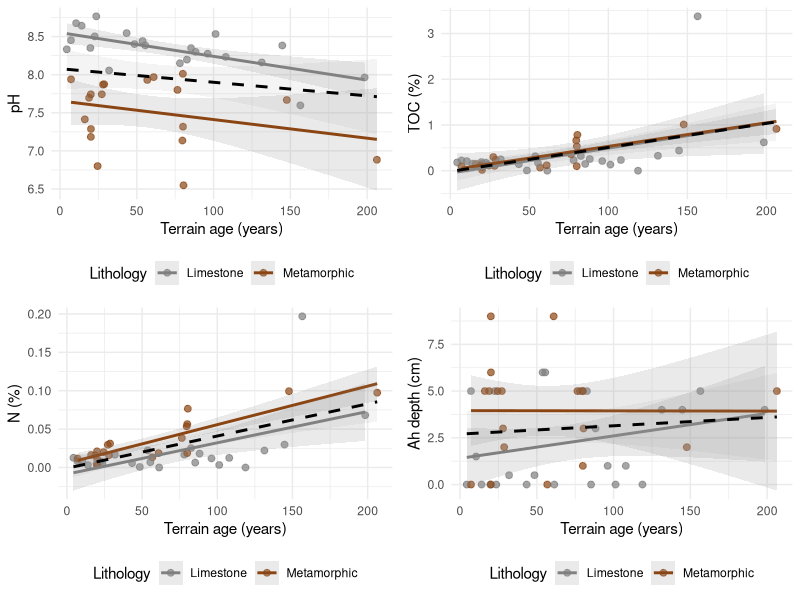
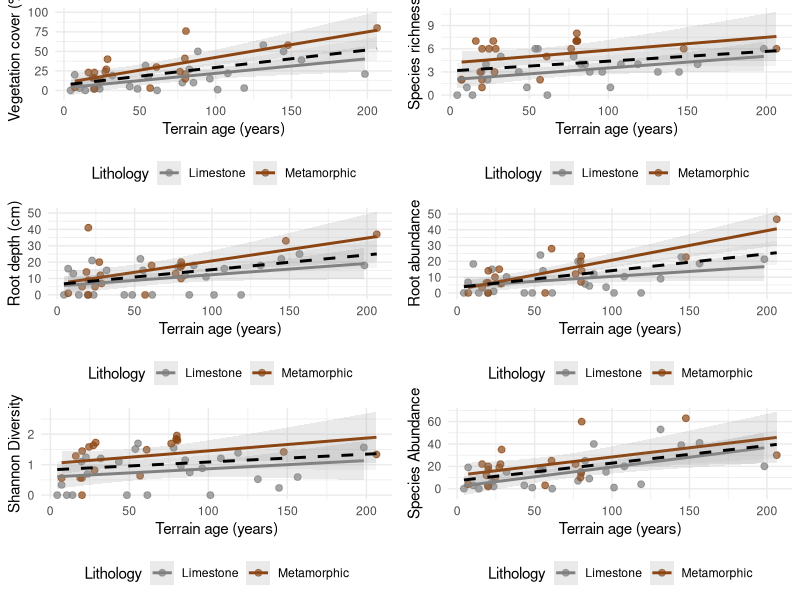

These charts were generated, in order, by the following R code:
# ##############################################################
# Linear Regression: Age vs Soil and Vegetation Properties
# by Lithology, with Outlier Diagnostics
# ##############################################################
# This script tests the relationship between terrain age and
# each soil/vegetation property, split by lithology. It includes
# residual diagnostics, Cook's distance outlier detection, and
# interaction tests for slope differences between lithologies.
#
# 1. Residual normality checks and transformations for TOC and N
# 2. Cook's distance outlier analysis for limestone TOC and N
# 3. Linear regression table: intercept, slope, p-value, R²,
#    and p(b1=b2) per property per lithology, saved as Word table
# 4. Scatterplots with regression lines per lithology and
#    combined 
#
# Input: Sulden_data.xlsx
# Output: regression_table.docx
#         regression_age_table.csv
#         age_vs_soil_by_lithology.png
#         age_vs_vegetation_by_lithology.png
# ##############################################################

library(tidyverse)
library(readxl)
library(gridExtra)
library(flextable)
library(officer)

df <- read_excel("Sulden_data.xlsx")

lith_colors <- c("Limestone" = "grey50", "Metamorphic" = "#8B4513")

all_vars <- c("ph_15", "TOC_15", "N_15", "depth_Ah",
              "vegetation_cover", "species_richness", "rootdepth",
              "root_abundance_top15", "species_diversity_shannon", "species_abundance")

var_labels <- c("pH", "TOC (%)", "N (%)", "Ah depth (cm)",
                "Vegetation cover (%)", "Species richness", "Root depth (cm)",
                "Root abundance", "Shannon Diversity", "Species Abundance")

### 1. Residual normality and outlier diagnostics ###

# Check sqrt transform for TOC and N
df$sqrt_TOC_15 <- sqrt(df$TOC_15 - min(df$TOC_15, na.rm = TRUE))
df$sqrt_N_15 <- sqrt(df$N_15 - min(df$N_15, na.rm = TRUE))

shapiro.test(residuals(lm(sqrt_TOC_15 ~ age, data = df)))
shapiro.test(residuals(lm(sqrt_N_15 ~ age, data = df)))

# Check residuals by lithology
m_toc_lim <- lm(TOC_15 ~ age, data = subset(df, lithology == "Limestone"))
m_toc_met <- lm(TOC_15 ~ age, data = subset(df, lithology == "Metamorphic"))

shapiro.test(residuals(m_toc_lim))
shapiro.test(residuals(m_toc_met))

# Cook's distance for limestone TOC and N
df_lim <- subset(df, lithology == "Limestone")

m_toc <- lm(TOC_15 ~ age, data = df_lim)
cd_toc <- cooks.distance(m_toc)

m_n <- lm(N_15 ~ age, data = df_lim)
cd_n <- cooks.distance(m_n)

# Identify outlier (observation 7 = A113)
which(cd_toc > 4 / length(cd_toc))
which(cd_n > 4 / length(cd_n))

# Sensitivity check: refit without outlier
df_lim_clean <- df_lim[cd_toc <= 4 / length(cd_toc), ]

m_toc_clean <- lm(TOC_15 ~ age, data = df_lim_clean)
shapiro.test(residuals(m_toc_clean))
summary(m_toc)$coefficients
summary(m_toc_clean)$coefficients
summary(m_toc)$r.squared
summary(m_toc_clean)$r.squared

m_n_clean <- lm(N_15 ~ age, data = df_lim_clean)
shapiro.test(residuals(m_n_clean))
summary(m_n)$coefficients
summary(m_n_clean)$coefficients
summary(m_n)$r.squared
summary(m_n_clean)$r.squared

### 2. Regression table ###

properties <- all_vars
results <- data.frame()

for (prop in properties) {
  if (!prop %in% names(df)) next
  
  m_all <- lm(as.formula(paste(prop, "~ age")), data = df)
  s_all <- summary(m_all)
  
  m_lim <- lm(as.formula(paste(prop, "~ age")),
              data = subset(df, lithology == "Limestone"))
  s_lim <- summary(m_lim)
  
  m_met <- lm(as.formula(paste(prop, "~ age")),
              data = subset(df, lithology == "Metamorphic"))
  s_met <- summary(m_met)
  
  # Interaction model for p(b1 = b2)
  m_int <- lm(as.formula(paste(prop, "~ age * lithology")), data = df)
  s_int <- summary(m_int)
  int_row <- grep("age:lithology", rownames(s_int$coefficients))
  p_interaction <- if (length(int_row) > 0) round(s_int$coefficients[int_row, 4], 4) else NA
  
  results <- rbind(results, data.frame(
    property = prop, group = "All",
    a = round(s_all$coefficients[1, 1], 4),
    b = round(s_all$coefficients[2, 1], 4),
    p_b = round(s_all$coefficients[2, 4], 4),
    R2 = round(s_all$r.squared, 3),
    p_b1_eq_b2 = p_interaction
  ))
  
  results <- rbind(results, data.frame(
    property = prop, group = "Metamorphic",
    a = round(s_met$coefficients[1, 1], 4),
    b = round(s_met$coefficients[2, 1], 4),
    p_b = round(s_met$coefficients[2, 4], 4),
    R2 = round(s_met$r.squared, 3),
    p_b1_eq_b2 = NA
  ))
  
  results <- rbind(results, data.frame(
    property = prop, group = "Limestone",
    a = round(s_lim$coefficients[1, 1], 4),
    b = round(s_lim$coefficients[2, 1], 4),
    p_b = round(s_lim$coefficients[2, 4], 4),
    R2 = round(s_lim$r.squared, 3),
    p_b1_eq_b2 = NA
  ))
}

write.csv(results, "regression_age_table.csv",
          row.names = FALSE)

# Save as Word table
ft <- flextable(results)
ft <- set_header_labels(ft,
                        property = "Property", group = "Group",
                        a = "a (intercept)", b = "b (slope)",
                        p_b = "p(b=0)", R2 = "R²", p_b1_eq_b2 = "p(b1=b2)")
ft <- bold(ft, i = ~ p_b < 0.05, j = "p_b")
ft <- bold(ft, i = ~ !is.na(p_b1_eq_b2) & p_b1_eq_b2 < 0.05, j = "p_b1_eq_b2")
ft <- hline(ft, i = seq(3, nrow(results), by = 3))
ft <- autofit(ft)
ft <- theme_vanilla(ft)

doc <- read_docx()
doc <- body_add_flextable(doc, ft)
print(doc, target = "regression_table.docx")

# ### 3. Scatterplots ###

df <- df %>% filter(lithology %in% c("Limestone", "Metamorphic"))

plots <- list()
for (i in 1:length(all_vars)) {
  v <- all_vars[i]
  lab <- var_labels[i]
  
  plots[[i]] <- ggplot(df, aes(x = age, y = .data[[v]], color = lithology)) +
    geom_point(alpha = 0.7, size = 2) +
    geom_smooth(method = "lm", se = TRUE, alpha = 0.2) +
    geom_smooth(aes(group = 1), method = "lm", se = TRUE, alpha = 0.1,
                color = "black", linetype = "dashed") +
    scale_color_manual(values = lith_colors) +
    labs(x = "Terrain age (years)", y = lab, color = "Lithology") +
    theme_minimal() +
    theme(legend.position = "bottom")
}

soil_plot <- grid.arrange(grobs = plots[1:4], ncol = 2)
ggsave("age_vs_soil_by_lithology.png",
       soil_plot, width = 10, height = 8, dpi = 300)

veg_plot <- grid.arrange(grobs = plots[5:10], ncol = 2)
ggsave("age_vs_vegetation_by_lithology.png",
       veg_plot, width = 10, height = 12, dpi = 300)
